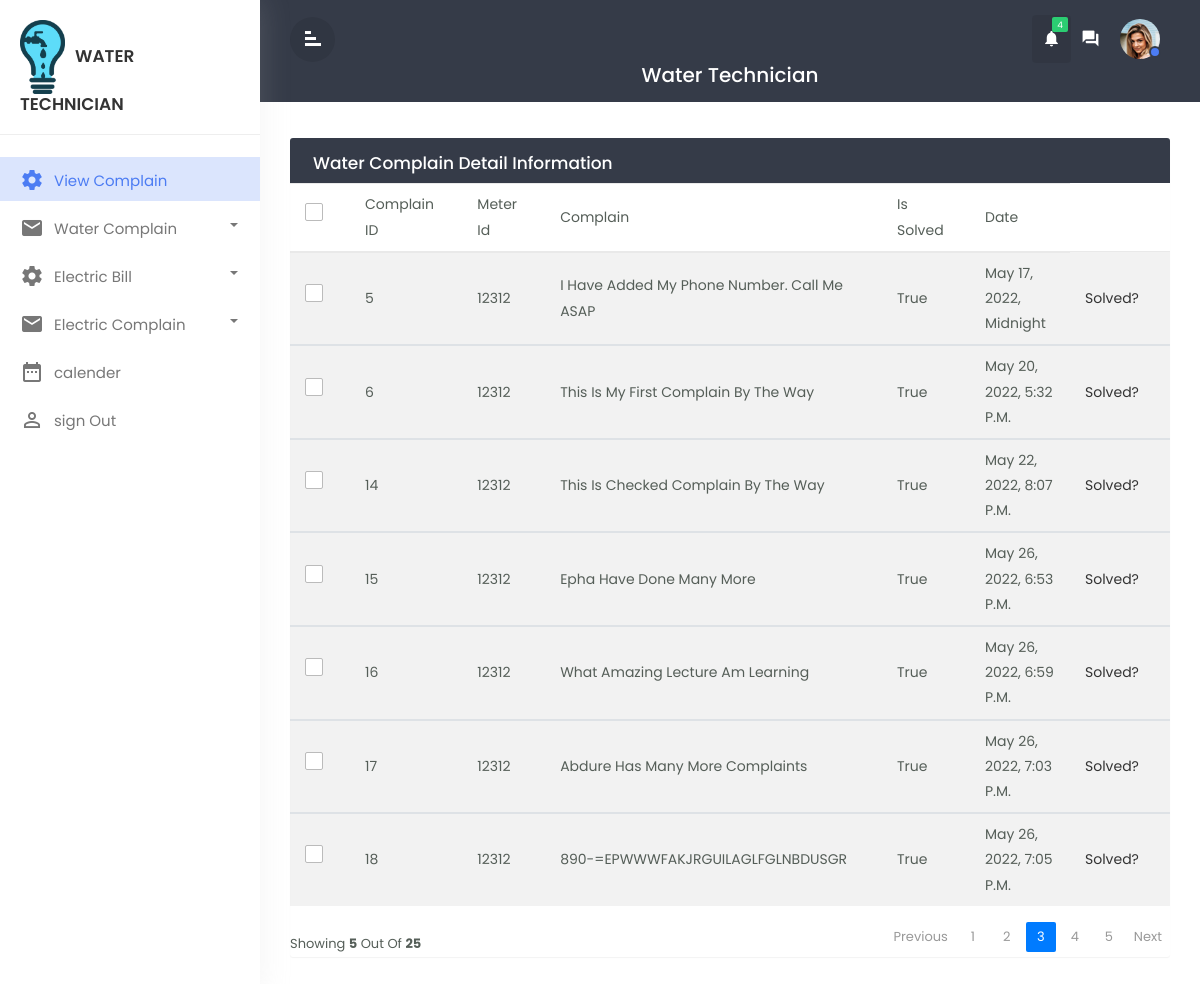
The page /water_technician on the database its author committed.
### water/models.py (models this page shows, shortened)
class WaterComplain(models.Model):
    id =models.AutoField(primary_key=True)
    meter_id = models.ForeignKey(on_delete=models.CASCADE, to=WaterCustomer)
    complain = models.TextField()
    date = models.DateTimeField(default=timezone.now)
    is_solved = models.CharField(max_length=50,default=False )#null=True,default='not solved')
    phone_number=models.IntegerField(null=True)
    assigned_to=models.ForeignKey(WaterTechnician,null=True,max_length=100, on_delete=models.CASCADE,)
    class Meta:
        db_table = "water_complain"

### water/views.py (the view)
# urls.py: path('water_technician',views.totalwatercomplain, name='water_technician'),
def totalwatercomplain(request):
    x=request.user.username
    totalcomplain =WaterComplain.objects.all()
    context ={
        'totalcomplain':totalcomplain
    }
    return render(request,'water_technician/viewwatercomplain.html',context)

### templates/water_technician/viewwatercomplain.html (shortened to what this page needs)
{% extends 'water_technician/watertechnicianbase.html' %}
{% block content %}
<div id="mymain" class="main-content">
    <div class="row">
    <div class="col-md-12">
        <div class="table-wrapper">
        <div class="table-title">
            <div class="row">
                <div class="col-sm-6 p-0 flex justify-content-lg-start justify-content-center">
                <h2 class="ml-lg-2">Water Complain Detail Information</h2>
                </div>
            </div>
        </div>
        <table class="table table-striped table-hover">
            <thead>
                <tr>
                <th><span class="custom-checkbox">
                <label for="selectAll"></label></th>
                <th>Complain ID</th>
                <th>Meter Id</th>
                <th>Complain</th>
                <th>Is Solved</th>
                <th>Date</th>
                </tr>
            </thead>
            {% for data in totalcomplain %}
            <tbody>
                <tr>
                <th><span class="custom-checkbox">
                <label for="checkbox1"></label></th>
                <th>{{data.id}}</th>
                <th>{{data.meter_id_id}}</th>
                <th>{{data.complain}}</th>
                <th>{{data.is_solved}}</th>
                <th>{{data.date}}</th>
                <th>
                <form action=" " method="post">
                <a href="{% url 'totalwatercomplain' %}">solved?</a>
                </form>
                </th>
                </tr>
            </tbody>
            {%endfor%}
        </table>
        <div class="clearfix">
            <div class="hint-text">showing <b>5</b> out of <b>25</b></div>
            <ul class="pagination">
            <li class="page-item disabled"><a href="#">Previous</a></li>
            <li class="page-item "><a href="#"class="page-link">1</a></li>
            <li class="page-item "><a href="#"class="page-link">2</a></li>
            <li class="page-item active"><a href="#"class="page-link">3</a></li>
            <li class="page-item "><a href="#"class="page-link">4</a></li>
            <li class="page-item "><a href="#"class="page-link">5</a></li>
            <li class="page-item "><a href="#" class="page-link">Next</a></li>
            </ul>
        </div>
        </div>
    </div>
    </div>
</div>
{% endblock content %}

### static/css/custom.css (style rules this page uses)
body,html { line-height:1.8; font-family:'Poppins',sans-serif; color:#555e58; text-transform:capitalize; font-weight:400; margin:0px; padding:0px; }
a { color:#333; font-weight:400; }
ul,ol { padding:0px; margin:0px; list-style:none; }
a,a:hover,a:focus { color:#333; text-decoration:none; transition:all 0.3s; }
.main-content { padding:30px 30px 0px 30px; }
.table-wrapper { background-color: #fff; margin:6px 0px 40px 0px; width: 100%; overflow: auto; border-radius: 3px; box-shadow: 0 1px 1px rgb(0 0 0 / 5%); }
.table-title { background:#353b48; color:#fff; position:sticky; top:0; width:100%; left:0; padding:10px 30px; border-radius:0px 0px 0 0; }
.table-title h2 { margin:5px 0 0; font-size:17px; }
table.table tr th, table.table tr td { border-color:#e9e9e9; padding:8px 15px; font-size:14px; font-weight: 400; vertical-align:middle; }
table.table tr th:first-child { width:60px; }
table.table tr th:last-child { width:100px; }
.pagination { float:right; margin:0 0 5px; }
.pagination li a { border:none; font-size:13px; min-width:30px; min-height:30px; color:#999; margin:0 2px; line-height:30px; border-radius:2px!important; text-align:center; padding:0 6px; }
.hint-text { float:left; margin-top:10px; font-size:13px; }
.custom-checkbox { position:relative; }
.custom-checkbox label:before { width:18px; height:18px; }
.custom-checkbox label:before { content:""; margin-right:10px; display:inline-block; vertical-align:text-top; background-color:#fff; border:1px solid #bbb; border-radius:2px; box-sizing:border-box; z-index:2; }

### rows shown on the page
WaterComplain: id "5", meter_id_id "12312", complain "I Have Added My Phone Number. Call Me ASAP", is_solved "True", date "May 17, 2022, Midnight"
WaterComplain: id "6", meter_id_id "12312", complain "This Is My First Complain By The Way", is_solved "True", date "May 20, 2022, 5:32 P.m."
WaterComplain: id "14", meter_id_id "12312", complain "This Is Checked Complain By The Way", is_solved "True", date "May 22, 2022, 8:07 P.m."
WaterComplain: id "15", meter_id_id "12312", complain "Epha Have Done Many More", is_solved "True", date "May 26, 2022, 6:53 P.m."
WaterComplain: id "16", meter_id_id "12312", complain "What Amazing Lecture Am Learning", is_solved "True", date "May 26, 2022, 6:59 P.m."
WaterComplain: id "17", meter_id_id "12312", complain "Abdure Has Many More Complaints", is_solved "True", date "May 26, 2022, 7:03 P.m."
WaterComplain: id "18", meter_id_id "12312", complain "890-=EPWWWFAKJRGUILAGLFGLNBDUSGR", is_solved "True", date "May 26, 2022, 7:05 P.m."
